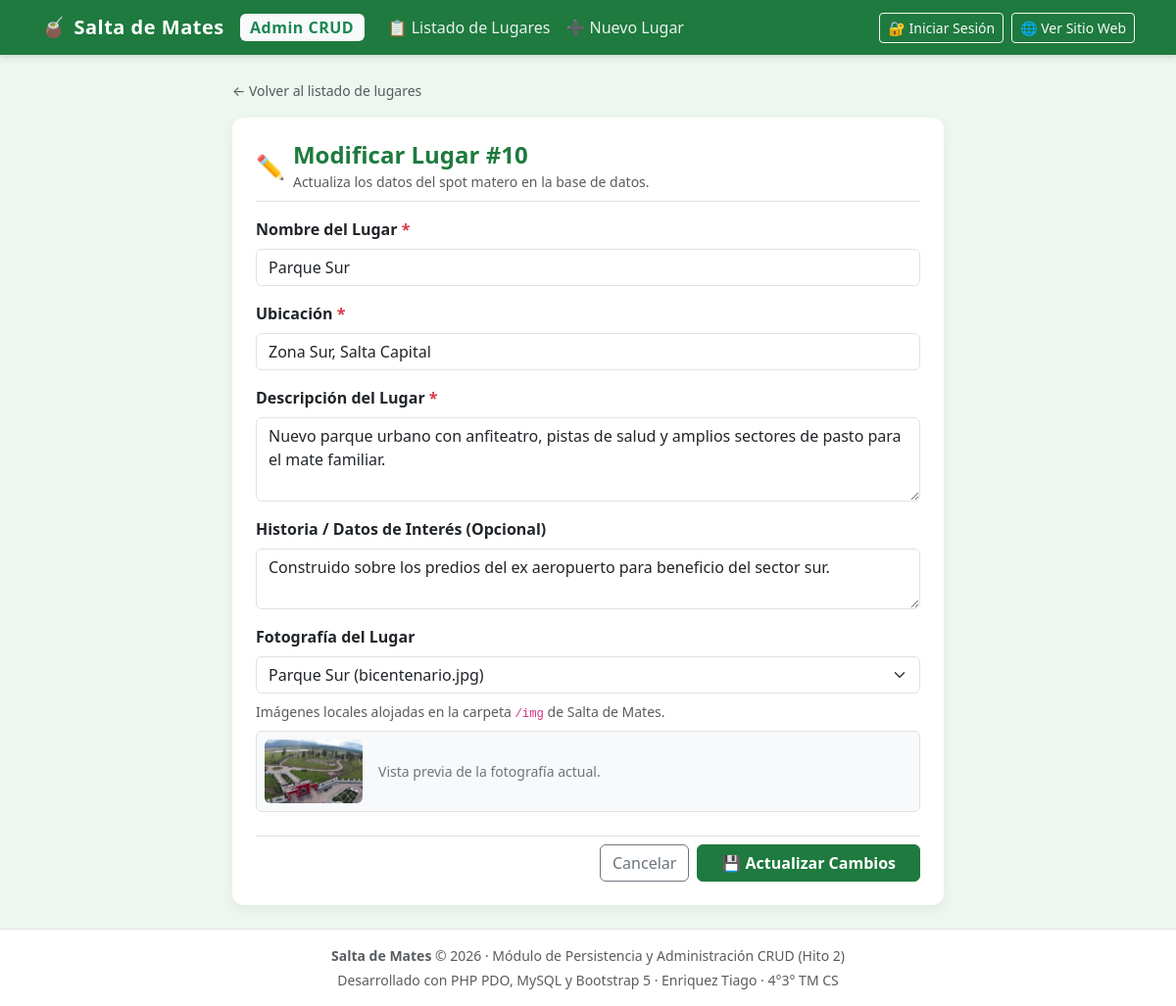
Page /admin/editar.php?id=10 on the committed database.
### tables this page shows
CREATE TABLE IF NOT EXISTS `lugares` (
  `id` INT AUTO_INCREMENT PRIMARY KEY,
  `usuario_id` INT NULL,
  `nombre` VARCHAR(150) NOT NULL,
  `ubicacion` VARCHAR(200) NOT NULL,
  `descripcion` TEXT NOT NULL,
  `historia` TEXT NULL,
  `imagen` VARCHAR(255) DEFAULT 'cerro.jpg',
  `creado_en` TIMESTAMP DEFAULT CURRENT_TIMESTAMP,
  CONSTRAINT `fk_lugares_usuarios` 
    FOREIGN KEY (`usuario_id`) REFERENCES `usuarios` (`id`) 
    ON DELETE SET NULL ON UPDATE CASCADE
);

### admin/editar.php (the view, shortened to what this page needs)
<?php
require_once '../config/conexion.php';
$id = filter_input(INPUT_GET, 'id', FILTER_VALIDATE_INT);
$stmt = $pdo->prepare("SELECT * FROM lugares WHERE id = :id LIMIT 1");
$stmt->execute([':id' => $id]);
$lugar = $stmt->fetch();
$nombre      = $lugar['nombre'];
$ubicacion   = $lugar['ubicacion'];
$descripcion = $lugar['descripcion'];
$historia    = $lugar['historia'];
$imagen      = $lugar['imagen'];
$imagenes_disponibles = [
    'cerro.jpg'         => 'Cerro San Bernardo (cerro.jpg)',
    'plaza9dejulio.jpg' => 'Plaza 9 de Julio (plaza9dejulio.jpg)',
    'parquesur.jpg'     => 'Parque Bicentenario (parquesur.jpg)',
    'sanlorenzo.jpg'    => 'Quebrada de San Lorenzo (sanlorenzo.jpg)',
    'guemes.jpg'        => 'Plaza Güemes (guemes.jpg)',
    'legislatura.jpg'   => 'Paseo de los Poetas / Legislatura (legislatura.jpg)',
    'paludica.png'      => 'Palacio Zorrilla / Palúdica (paludica.png)',
    'portezuelo.jpg'    => 'Mirador del Portezuelo (portezuelo.jpg)',
    'plaza.jpg'         => 'Plaza Alvarado (plaza.jpg)',
    'bicentenario.jpg'  => 'Parque Sur (bicentenario.jpg)',
];
require_once 'header.php';
?>
<div class="container" style="max-width: 750px;">
    <div class="mb-3">
        <a href="index.php" class="text-decoration-none text-muted small">
            ← Volver al listado de lugares
        </a>
    </div>
    <div class="card card-custom p-4">
        <div class="d-flex align-items-center gap-2 mb-3 pb-2 border-bottom">
            <span class="fs-4">✏️</span>
            <div>
                <h2 class="h4 mb-0 fw-bold" style="color: var(--verde-primario);">Modificar Lugar #<?= htmlspecialchars($id, ENT_QUOTES, 'UTF-8') ?></h2>
                <small class="text-muted">Actualiza los datos del spot matero en la base de datos.</small>
            </div>
        </div>
        <form method="POST" action="editar.php?id=<?= htmlspecialchars($id, ENT_QUOTES, 'UTF-8') ?>" novalidate>
            <div class="mb-3">
                <label for="nombre" class="form-label fw-semibold">Nombre del Lugar <span class="text-danger">*</span></label>
                <input
                    type="text"
                    class="form-control"
                    id="nombre"
                    name="nombre"
                    value="<?= htmlspecialchars($nombre, ENT_QUOTES, 'UTF-8') ?>"
                    required
                >
            </div>
            <div class="mb-3">
                <label for="ubicacion" class="form-label fw-semibold">Ubicación <span class="text-danger">*</span></label>
                <input
                    type="text"
                    class="form-control"
                    id="ubicacion"
                    name="ubicacion"
                    value="<?= htmlspecialchars($ubicacion, ENT_QUOTES, 'UTF-8') ?>"
                    required
                >
            </div>
            <div class="mb-3">
                <label for="descripcion" class="form-label fw-semibold">Descripción del Lugar <span class="text-danger">*</span></label>
                <textarea
                    class="form-control"
                    id="descripcion"
                    name="descripcion"
                    rows="3"
                    required
                ><?= htmlspecialchars($descripcion, ENT_QUOTES, 'UTF-8') ?></textarea>
            </div>
            <div class="mb-3">
                <label for="historia" class="form-label fw-semibold">Historia / Datos de Interés (Opcional)</label>
                <textarea
                    class="form-control"
                    id="historia"
                    name="historia"
                    rows="2"
                ><?= htmlspecialchars($historia, ENT_QUOTES, 'UTF-8') ?></textarea>
            </div>
            <div class="mb-4">
                <label for="imagen" class="form-label fw-semibold">Fotografía del Lugar</label>
                <select class="form-select mb-2" id="imagen" name="imagen" onchange="actualizarVistaPrevia(this.value)">
                    <?php foreach ($imagenes_disponibles as $archivo => $etiqueta): ?>
                        <option value="<?= htmlspecialchars($archivo, ENT_QUOTES, 'UTF-8') ?>" <?= ($imagen === $archivo) ? 'selected' : '' ?>>
                            <?= htmlspecialchars($etiqueta, ENT_QUOTES, 'UTF-8') ?>
                        </option>
                    <?php endforeach; ?>
                </select>
                <small class="text-muted d-block mb-2">Imágenes locales alojadas en la carpeta <code>/img</code> de Salta de Mates.</small>
                <div class="d-flex align-items-center gap-3 p-2 border rounded bg-light">
                    <img id="img-preview" src="../img/<?= htmlspecialchars($imagen, ENT_QUOTES, 'UTF-8') ?>" alt="Vista previa" style="width: 100px; height: 65px; object-fit: cover; border-radius: 6px;" onerror="this.src='../img/cerro.jpg';">
                    <span class="small text-secondary">Vista previa de la fotografía actual.</span>
                </div>
            </div>
            <div class="d-flex justify-content-end gap-2 pt-2 border-top">
                <a href="index.php" class="btn btn-outline-secondary">Cancelar</a>
                <button type="submit" class="btn btn-verde px-4">💾 Actualizar Cambios</button>
            </div>
        </form>
    </div>
</div>
<?php require_once 'footer.php'; ?>

### admin/header.php (style rules this page uses)
:root { --verde-primario: #1e7a3e; --verde-oscuro: #15572c; --verde-claro: #edf7f0; --verde-borde: #c8ecd4; }
body { background-color: var(--verde-claro); font-family: 'Segoe UI', system-ui, -apple-system, sans-serif; color: #212529; min-height: 100vh; display: flex; flex-direction: column; }
.btn-verde { background-color: var(--verde-primario); color: #ffffff; border: 1px solid var(--verde-primario); font-weight: 600; }
.card-custom { border: none; border-radius: 12px; box-shadow: 0 4px 14px rgba(0,0,0,0.06); background: #ffffff; }

### rows in the picture
lugares: nombre "Parque Sur", ubicacion "Zona Sur, Salta Capital", descripcion "Nuevo parque urbano con anfiteatro, pistas de salud y amplios sectores de pasto para el mate familiar.", historia "Construido sobre los predios del ex aeropuerto para beneficio del sector sur.", imagen "Parque Sur (bicentenario.jpg)", imagen (picture)

### other values in the picture
$id "10"
